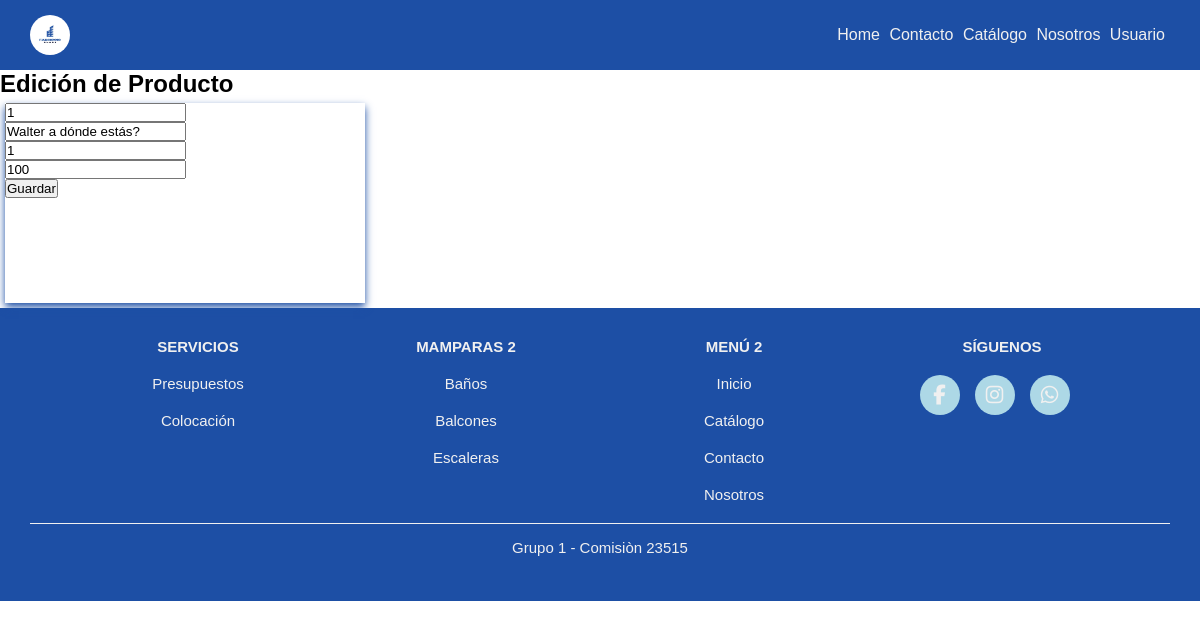
Screenshot of /edicionProducto/1 with the database file from the repository.
### producto/models.py (models this page shows, shortened)
class Producto(models.Model):
    codigo=models.IntegerField(primary_key=True)
    nombre=models.CharField(max_length=50)
    precio=models.PositiveIntegerField()
    stock_unidades=models.PositiveIntegerField()

### producto/views.py (the view)
# urls.py: path('edicionProducto/<codigo>',producto_views.edicionProducto),
def edicionProducto(request, codigo):
    producto = Producto.objects.get(codigo = codigo)
    return render(request, "producto/edicionProducto.html", {"producto": producto})

### producto/templates/producto/edicionProducto.html (shortened to what this page needs)
{% extends 'producto/producto.html' %}
{% block content %}
    <div class="row">
        <div class="col-md-4 offset-md-4">
            <h2>Edición de Producto</h2>
            <div class="card">
                <div class="card-body">
                    <form action="/editarProducto/" method="POST">{% csrf_token %}
                        <div class="form-group">
                            <input type="text" id="txtCodigo" name="txtCodigo" value="{{producto.codigo}}" class="form-control" placeholder="Código"
                                minlength="1" maxlength="6" readonly required>
                        </div>
                        <div class="form-group">
                            <input type="text" id="txtNombre" name="txtNombre" value="{{producto.nombre}}" class="form-control" placeholder="Nombre"
                                maxlength="50" required>
                        </div>
                        <div class="form-group">
                            <input type="text" id="txtPrecio" name="txtPrecio" value="{{producto.precio}}" class="form-control" min="1" max="9"
                                value="1" required>
                        </div>
                        <div class="form-group">
                            <input type="text" id="txtStock" name="txtStock" value="{{producto.stock_unidades}}" class="form-control" min="1" max="9"
                                value="1" required>
                        </div>
                        <div class="form-group">
                            <button type="submit" class="btn btn-success btn-block text-white">Guardar</button>
                        </div>
                    </form>
                </div>
            </div>
        </div>
    </div>
{% endblock %}

### core/static/core/base.css (style rules this page uses)
:root { --color_prinipal: #1d4fa5; --color_secundario: #404040; --color_base: #f0f0f0; --fuente_primcipal: Arial, sans-serif; }
* { box-sizing: border-box; font-family: var(--fuente_primcipal); margin: 0; padding: 0; text-decoration: none; list-style: none; }

### core/static/core/catalogo.css (style rules this page uses)
.card { width: 30%; height: 200px; background-color: #fff; margin: 5px; box-shadow: 0px 4px 8px 0px var(--color_prinipal); perspective: 1000px; object-fit: cover; }

### rows the page displays
Producto: txtCodigo "1", txtNombre "Walter a dónde estás?", txtPrecio "1", txtStock "100"
